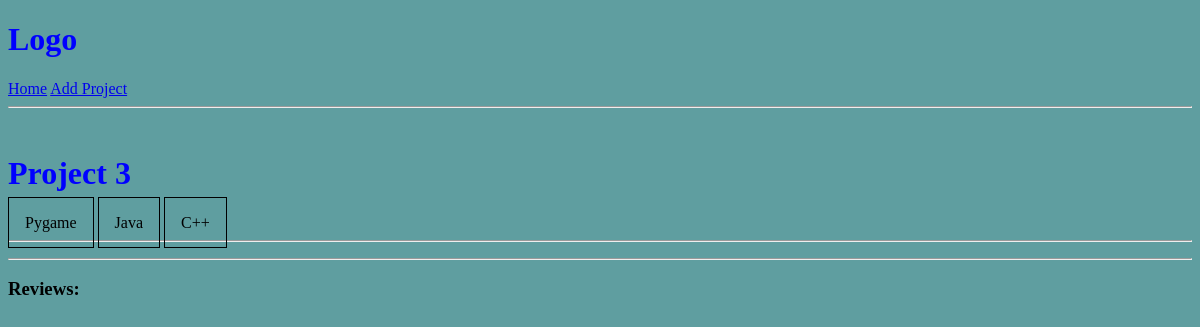
The page /project/cc13fab8-36df-4e5d-86af-38a0e8fe320a/ on the database as committed earlier.
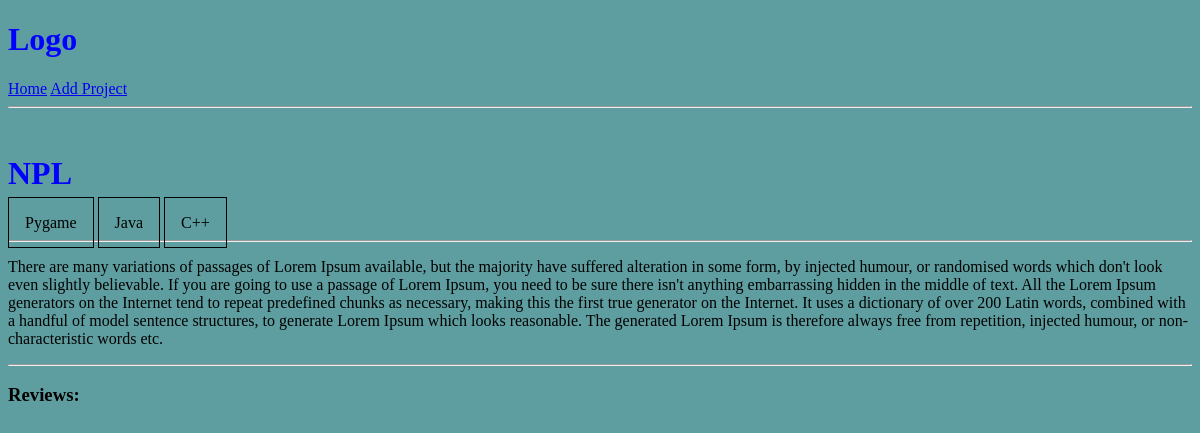
The same page on the database as committed later.
### projects/models.py (models this page shows, shortened)
class Project(models.Model):
    title = models.CharField(max_length=200)
    description = models.TextField(null=True, blank=True)
    featured_image = models.ImageField(
        null=True, blank=True)
    demo_link = models.CharField(max_length=1000, null=True, blank=True)
    src_link = models.CharField(max_length=1000, null=True, blank=True)
    vote_total = models.IntegerField(default=0)
    vote_ratio = models.IntegerField(default=0)
    tags = models.ManyToManyField('Tag', blank=True)   # a string 'Tag' to avoid in-order-code error
    created = models.DateTimeField(auto_now_add=True)
    id = models.UUIDField(default=uuid.uuid4, unique=True,
                          primary_key=True, editable=False)
    @property
    def imageURL(self):
        try:
            img_url = self.featured_image.url
        except:
            img_url = ''
        return img_url

class Tag(models.Model):
    name = models.CharField(max_length=200)
    created = models.DateTimeField(auto_now_add=True)
    id = models.UUIDField(default=uuid.uuid4, unique=True,
                          primary_key=True, editable=False)
    def __str__(self):
        return self.name

### projects/views.py (the view)
# urls.py: path('project/<str:pk>/', views.project, name="project"),
def project(request, pk):
    projectObj = Project.objects.get(id=pk)
    tags = projectObj.tags.all()
    reviews = projectObj.reviews.all()
    context = {'project': projectObj, 'tags': tags, 'reviews': reviews}
    return render(request, 'single-project.html', context)

### projects/templates/projects/single-project.html (shortened to what this page needs)
<!DOCTYPE html>
{% extends 'main.html' %}
{% block content %}
<h1>{{ project.title }}</h1>
{% for tag in tags %}
    <span style="border: 1px solid black; padding: 1em;">{{ tag }}</span>
{% endfor %}
<hr>
<p>{{ project.description }}</p>
<hr>
<h3>Reviews:</h3>
{% endblock content %}

### templates/main.html (shortened to what this page needs)
<!DOCTYPE html>
{% load static %}
<html lang="en">
<head>
    <link rel="stylesheet" type="text/css" media="screen" href="{% static 'styles/main.css' %}">
</head>
<body>
    {% include 'navbar.html' %}
    {% block content %}
    {% endblock content %}
</body>
</html>

### templates/navbar.html
<!DOCTYPE html>
<h1>Logo</h1>
<a href="/">Home</a>
<a href="{% url 'create-project' %}">Add Project</a>
<hr>

### static/styles/main.css (style rules this page uses)
body { background-color: cadetblue; }
h1 { color: blue; }

Rows that differ between the two databases and show on the page:
changed Project: title "Project 3" → "NPL"; description (not shown) → "There are many variations of passages of Lorem Ipsum available, but the majority have suffered alteration in some form, by injected humour, or randomised words which don't look even slightly believable. If you are going to use a passage of Lorem Ipsum, you need to be sure there isn't anything embarrassing hidden in the middle of text. All the Lorem Ipsum generators on the Internet tend to repeat predefined chunks as necessary, making this the first true generator on the Internet. It uses a dictionary of over 200 Latin words, combined with a handful of model sentence structures, to generate Lorem Ipsum which looks reasonable. The generated Lorem Ipsum is therefore always free from…"
